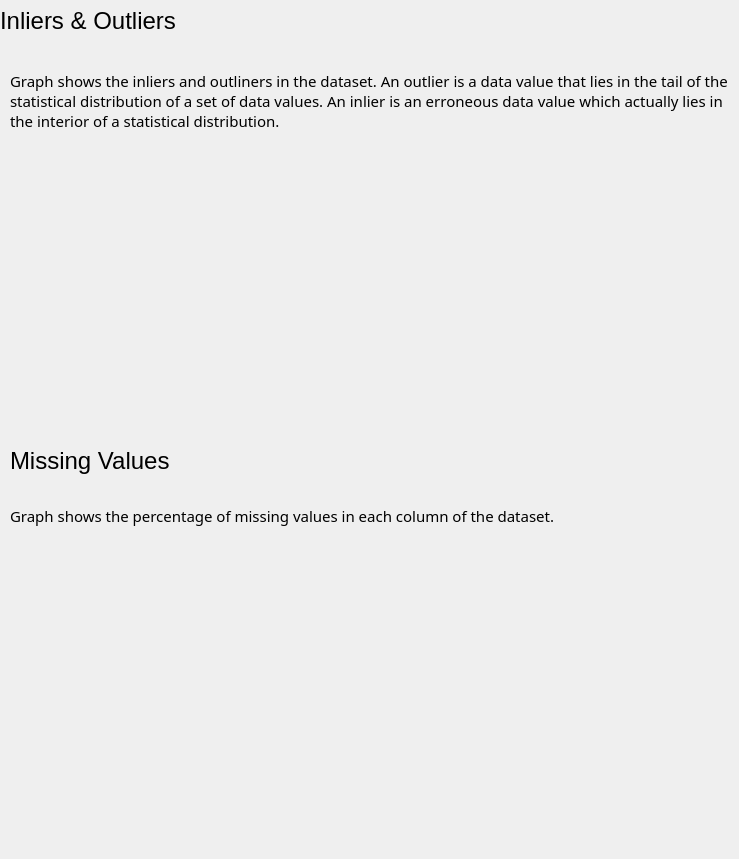
           <widget class="QWidget" name="scrollAreaWidgetContents_5">
            <property name="geometry">
             <rect>
              <x>0</x>
              <y>0</y>
              <width>739</width>
              <height>859</height>
             </rect>
            </property>
            <widget class="QLabel" name="label_16">
             <property name="geometry">
              <rect>
               <x>0</x>
               <y>0</y>
               <width>391</width>
               <height>41</height>
              </rect>
             </property>
             <property name="font">
              <font>
               <pointsize>18</pointsize>
               <weight>50</weight>
               <bold>false</bold>
              </font>
             </property>
             <property name="text">
              <string>Inliers &amp; Outliers</string>
             </property>
             <property name="margin">
              <number>36</number>
             </property>
            </widget>
            <widget class="QLabel" name="label_8">
             <property name="geometry">
              <rect>
               <x>10</x>
               <y>50</y>
               <width>731</width>
               <height>101</height>
              </rect>
             </property>
             <property name="font">
              <font>
               <family>Dubai</family>
               <pointsize>11</pointsize>
              </font>
             </property>
             <property name="acceptDrops">
              <bool>false</bool>
             </property>
             <property name="lineWidth">
              <number>1</number>
             </property>
             <property name="midLineWidth">
              <number>0</number>
             </property>
             <property name="text">
              <string>Graph shows the inliers and outliners in the dataset. An outlier is a data value that lies in the tail of the statistical distribution of a set of data values. An inlier is an erroneous data value which actually lies in the interior of a statistical distribution.</string>
             </property>
             <property name="textFormat">
              <enum>Qt::PlainText</enum>
             </property>
             <property name="scaledContents">
              <bool>false</bool>
             </property>
             <property name="alignment">
              <set>Qt::AlignLeading|Qt::AlignLeft|Qt::AlignVCenter</set>
             </property>
             <property name="wordWrap">
              <bool>true</bool>
             </property>
             <property name="margin">
              <number>18</number>
             </property>
             <property name="indent">
              <number>-1</number>
             </property>
            </widget>
            <widget class="QLabel" name="label_19">
             <property name="geometry">
              <rect>
               <x>10</x>
               <y>490</y>
               <width>751</width>
               <height>51</height>
              </rect>
             </property>
             <property name="font">
              <font>
               <family>Dubai</family>
               <pointsize>11</pointsize>
              </font>
             </property>
             <property name="acceptDrops">
              <bool>false</bool>
             </property>
             <property name="lineWidth">
              <number>1</number>
             </property>
             <property name="midLineWidth">
              <number>0</number>
             </property>
             <property name="text">
              <string>Graph shows the percentage of missing values in each column of the dataset.</string>
             </property>
             <property name="textFormat">
              <enum>Qt::PlainText</enum>
             </property>
             <property name="scaledContents">
              <bool>false</bool>
             </property>
             <property name="alignment">
              <set>Qt::AlignLeading|Qt::AlignLeft|Qt::AlignVCenter</set>
             </property>
             <property name="wordWrap">
              <bool>true</bool>
             </property>
             <property name="margin">
              <number>18</number>
             </property>
             <property name="indent">
              <number>-1</number>
             </property>
            </widget>
            <widget class="QLabel" name="label_20">
             <property name="geometry">
              <rect>
               <x>10</x>
               <y>530</y>
               <width>731</width>
               <height>281</height>
              </rect>
             </property>
             <property name="text">
              <string>&lt;html&gt;&lt;head/&gt;&lt;body&gt;&lt;p&gt;&lt;img src=&quot;:/newPrefix/percentage_of_missing_values (1).jpg&quot;/&gt;&lt;/p&gt;&lt;/body&gt;&lt;/html&gt;</string>
             </property>
             <property name="margin">
              <number>12</number>
             </property>
            </widget>
            <widget class="QLabel" name="label_18">
             <property name="geometry">
              <rect>
               <x>10</x>
               <y>440</y>
               <width>391</width>
               <height>41</height>
              </rect>
             </property>
             <property name="font">
              <font>
               <pointsize>18</pointsize>
               <weight>50</weight>
               <bold>false</bold>
              </font>
             </property>
             <property name="text">
              <string>Missing Values</string>
             </property>
             <property name="margin">
              <number>36</number>
             </property>
            </widget>
            <widget class="QLabel" name="label_17">
             <property name="geometry">
              <rect>
               <x>10</x>
               <y>150</y>
               <width>731</width>
               <height>251</height>
              </rect>
             </property>
             <property name="text">
              <string>&lt;html&gt;&lt;head/&gt;&lt;body&gt;&lt;p&gt;&lt;img src=&quot;:/newPrefix/inliners_and_outliners (1).jpg&quot;/&gt;&lt;/p&gt;&lt;/body&gt;&lt;/html&gt;</string>
             </property>
             <property name="margin">
              <number>8</number>
             </property>
            </widget>
           </widget>
